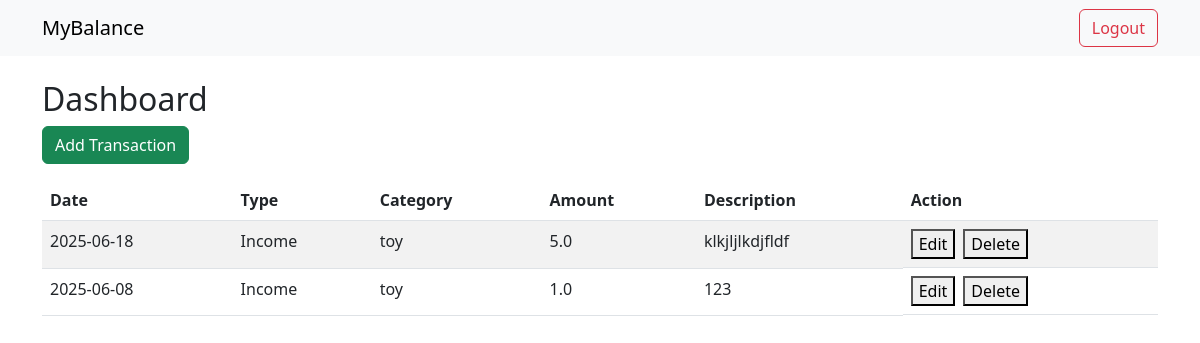
The page /dashboard (signed in) on the database as committed earlier.
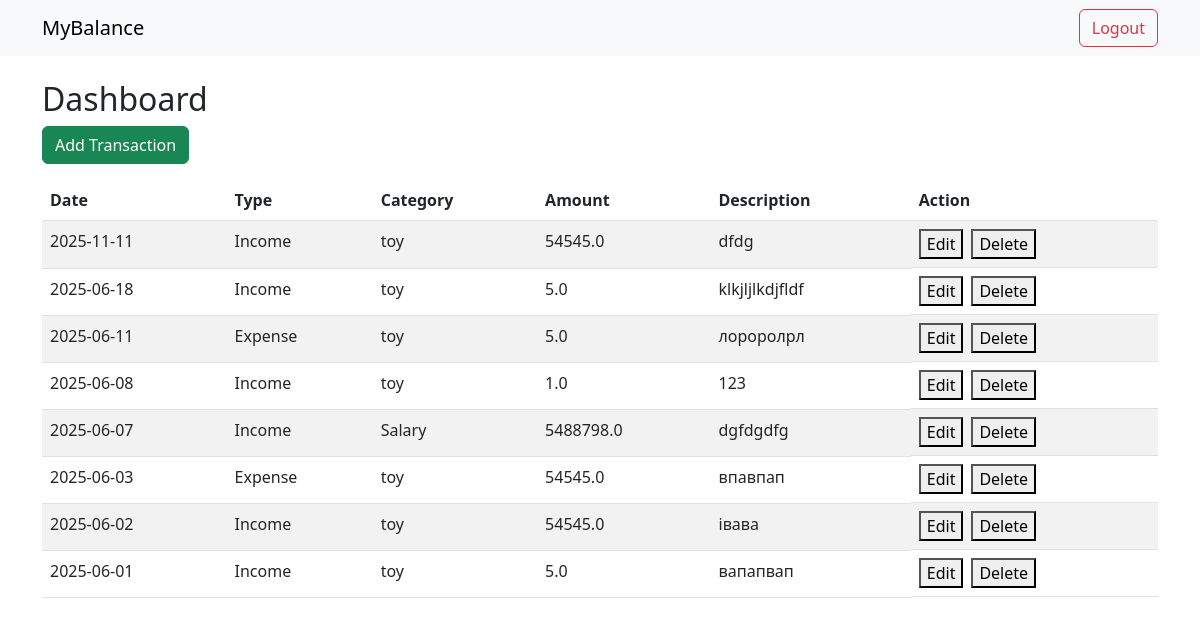
The same page on the database as committed later.
### tables this page shows
CREATE TABLE transactions (
              id INTEGER PRIMARY KEY AUTOINCREMENT,
              user_id INTEGER,
              date TEXT,
              type TEXT,
              category TEXT,
              amount REAL,
              description TEXT,
              FOREIGN KEY(user_id) REFERENCES users(id)
              );

### app.py (the view)
@app.route('/dashboard')
def dashboard():
        if 'user_id' not in session:
            return redirect(url_for('login'))
        conn=get_db_conn()
        c=conn.cursor()
        c.execute('SELECT id, date, type, category, amount, description FROM transactions WHERE user_id=? ORDER BY date DESC',(session['user_id'],) )
        transactions=c.fetchall()
        conn.close()
        return render_template('dashboard.html', transactions=transactions)

### app.py (called while the page is built)
def get_db_conn():
     conn=sqlite3.connect(DATABASE)
     conn.row_factory=sqlite3.Row
     return conn

### templates/dashboard.html (shortened to what this page needs)
{% extends 'base.html' %}
{% block content %}
<h2>Dashboard</h2>
<a href="{{ url_for('add') }}" class="btn btn-success mb-3">Add Transaction</a>
<table class="table table-striped">
    <thead>
        <tr>
            <th>Date</th>
            <th>Type</th>
            <th>Category</th>
            <th>Amount</th>
            <th>Description</th>
            <th>Action</th>
        </tr>
    </thead>
    <tbody>
        {% for t in transactions %}
        <tr>
            <td>{{ t[1] }}</td>
            <td>{{ t[2] }}</td>
            <td>{{ t[3] }}</td>
            <td>{{ t[4] }}</td>
            <td>{{ t[5] }}</td>
            <td class="d-flex gap-2">
                <form action="{{ url_for('amend',id=t[0])}}" method="get">
                    <button type="submit">Edit</button>
                </form>
                <form action="{{ url_for('confirm_delete',id=t[0])}}" method="get">
                    <button type="submit">Delete</button>
                </form>
            </td>
        </tr>
        {% endfor %}
    </tbody>
</table>
{% endblock %}

### templates/base.html (shortened to what this page needs)
<!doctype html>
<html lang="en">
<head>
    <link href="https://cdn.jsdelivr.net/npm/bootstrap@5.3.0/dist/css/bootstrap.min.css" rel="stylesheet">
</head>
<body>
<nav class="navbar navbar-expand-lg navbar-light bg-light mb-4">
    <div class="container">
        <a class="navbar-brand" href="{{ url_for('home') }}">MyBalance</a>
        <div>
            {% if 'user_id' in session %}
                <a class="btn btn-outline-danger" href="{{ url_for('logout') }}">Logout</a>
            {% else %}
                <a class="btn btn-outline-primary" href="{{ url_for('login') }}">Login</a>
                <a class="btn btn-outline-success" href="{{ url_for('register') }}">Register</a>
            {% endif %}
        </div>
    </div>
</nav>
<div class="container">
    {% block content %}{% endblock %}
</div>
</body>
</html>

Rows that differ between the two databases and show on the page:
added transactions: date "2025-11-11", type "Income", category "toy", amount "54545.0", description "dfdg"
added transactions: date "2025-06-11", type "Expense", category "toy", amount "5.0", description "лороролрл"
added transactions: date "2025-06-07", type "Income", category "Salary", amount "5488798.0", description "dgfdgdfg"
added transactions: date "2025-06-03", type "Expense", category "toy", amount "54545.0", description "впавпап"
added transactions: date "2025-06-02", type "Income", category "toy", amount "54545.0", description "івава"
added transactions: date "2025-06-01", type "Income", category "toy", amount "5.0", description "вапапвап"
